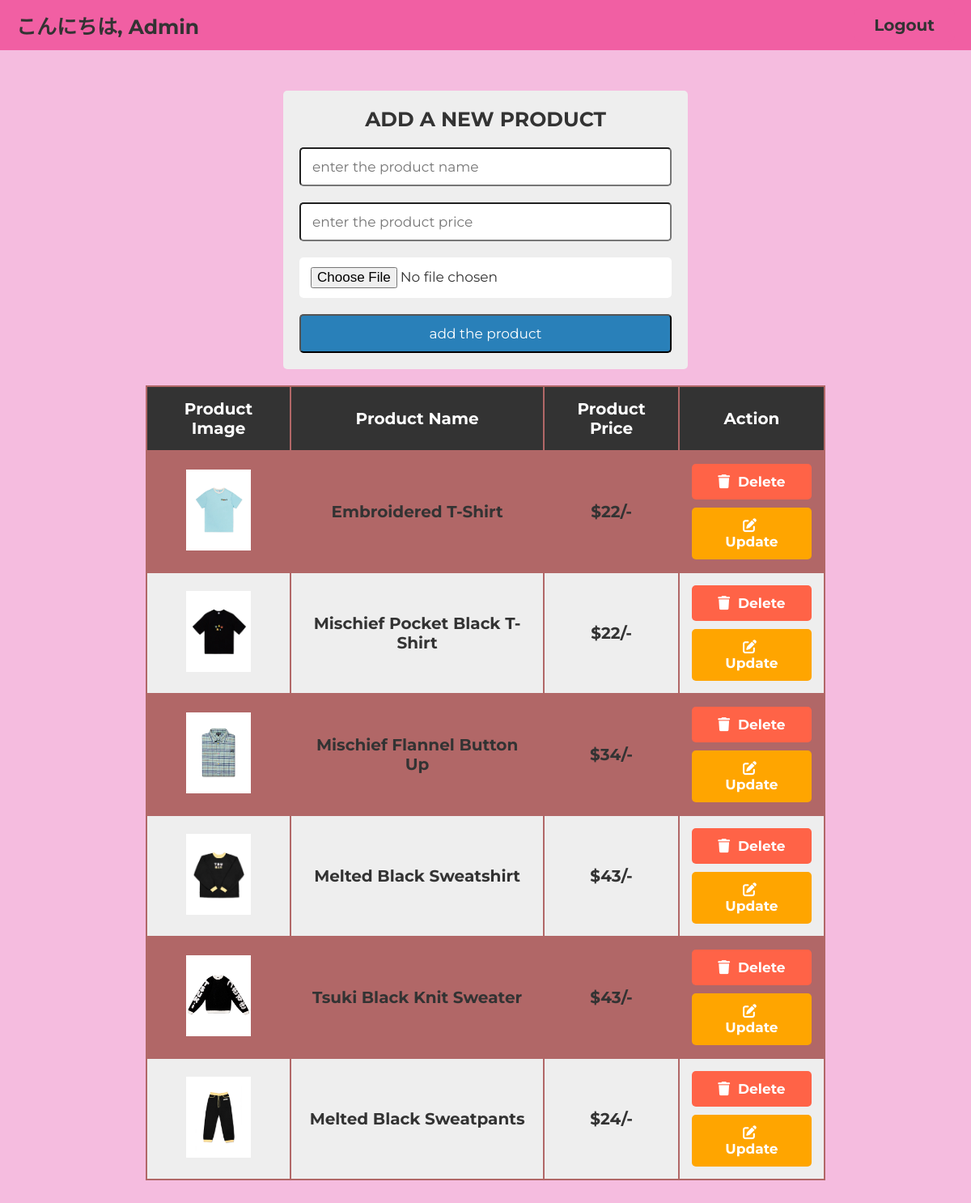
/admin.php (signed in), run on the app's committed database.
### tables this page shows
CREATE TABLE `products` (
  `id` int(255) NOT NULL,
  `name` varchar(255) NOT NULL,
  `price` varchar(255) NOT NULL,
  `image` varchar(255) NOT NULL
);

### admin.php (the view, shortened to what this page needs)
<?php
    include 'db_conn.php';
        if (isset($_SESSION['id']) && isset($_SESSION['user_name'])) {
?>
<!DOCTYPE html>
<html lang="en">
    <head>
        <link rel="stylesheet" href="style/admin.css">
        <link rel="stylesheet" href="https://stackpath.bootstrapcdn.com/font-awesome/4.7.0/css/font-awesome.min.css">
        <link rel="stylesheet" href="https://cdnjs.cloudflare.com/ajax/libs/font-awesome/6.2.1/css/all.min.css">
    </head>
    <body>
        <?php
            include 'header.php';
        ?>
        <div class="container">
            <section id="crud">
                <form action="" method="post" class="add-product-form" enctype="multipart/form-data">
                    <h3>Add a New Product</h3>
                    <input type="text" name="p_name" placeholder="enter the product name" class="box" required>
                    <input type="number" name="p_price" min="0" placeholder="enter the product price" class="box" required>
                    <input type="file" name="p_image" accept="image/png, image/jpg, image/jpeg" class="box" required>
                    <input type="submit" value="add the product" name="add_product" class="btn">
                </form>
            </section>
        </div>
        <section class="display-product-table">
            <table>
                <thead>
                    <th>Product Image</th>
                    <th>Product Name</th>
                    <th>Product Price</th>
                    <th>Action</th>
                </thead>
                <tbody>
                    <?php
                        $select_products = mysqli_query($conn, "SELECT * FROM products");
                        if (mysqli_num_rows($select_products) > 0) {
                            while ($row = mysqli_fetch_assoc($select_products)) {
                                ?>
                            <tr>
                                <td><img src="uploaded_img/<?php echo $row['image']; ?>" height="100" alt=""></td>
                                <td><?php echo $row['name']; ?></td>
                                <td>$<?php echo $row['price']; ?>/-</td>
                                <td>
                                    <a href="admin.php?delete=<?php echo $row['id']; ?>" class="delete-btn" onclick="return confirm('Are you sure you want to delete this?');"><i class="fas fa-trash"></i> Delete </a>
                                    <a href="admin.php?edit=<?php echo $row['id']; ?>" class="option-btn"><i class="fas fa-edit"></i> Update </a>
                                </td>
                            </tr>
                            <?php
                            };
                        }else{
                            echo "<div class='empty'>No Product Added</div>";
                        }
                    ?>
                </tbody>
            </table>
        </section>
    </body>
</html>
<?php
    }else {
        header("Location: login.php");
        exit();
    }
?>

### header.php
<header class="header">
    <div class="flex">
        <a href="#" class="logo">こんにちは, <?php echo $_SESSION['name']; ?> </a>
        <nav class="navbar">
            <button><a href="login.php">Logout</a></button>
        </nav>
    </div>
</header>

### style/admin.css (style rules this page uses)
:root { --blue: #2980b9; --red: tomato; --dgr: red; --orange: orange; --black: #333; --white: #fff; --pink: #f15fa3; --green: #37f713; --yellow: yellow; --bg-color: #eee; --box-shadow: 0 .5rem 1rem rgba(0,0,0,.1); --border: .1rem solid #999; }
body { background-color: rgb(245, 188, 223); }
* { margin: 0; padding: 0; box-sizing: border-box; font-family: "Montserrat", sans-serif; }
html { font-size: 62.5%; overflow-x: hidden; }
.container { max-width: 1200px; margin: 0 auto; }
#crud { padding: 2rem; }
.btn, .option-btn, .delete-btn { display: block; width: 100%; text-align: center; background-color: var(--blue); color: var(--white); font-size: 1.7rem; padding: 1.2rem 3rem; border-radius: 0.5rem; cursor: pointer; margin-top: 1rem; }
.option-btn i, .delete-btn i { padding-right: 0.5rem; }
.option-btn { background-color: var(--orange); }
.delete-btn { margin-top: 0; background-color: var(--red); }
.add-product-form { max-width: 50rem; background-color: var(--bg-color); border-radius: 0.5rem; padding: 2rem; margin: 0 auto; margin-top: 2rem; }
.add-product-form h3 { font-size: 2.5rem; margin-bottom: 1rem; color: var(--black); text-transform: uppercase; text-align: center; }
.add-product-form .box { text-transform: none; padding: 1.2rem 1.4rem; font-size: 1.7rem; color: var(--black); border-radius: 0.5rem; background-color: var(--white); margin: 1rem 0; width: 100%; }
.display-product-table table { width: 70%; text-align: center; margin: 0 auto; background-color: rgb(177, 103, 103); margin-bottom: 5rem; }
.display-product-table table tr:nth-child(even) { background-color: var(--bg-color); }
.display-product-table table tr td { padding: 1.5rem; font-size: 2rem; font-weight: bold; color: var(--black); }
.display-product-table table tr td:first-child { padding: 0; }
.display-product-table table thead th { padding: 1.5rem; font-size: 2rem; background-color: var(--black); color: var(--white); }
.header { background-color: var(--pink); position: -webkit-sticky; position: sticky; top: 0; left: 0; z-index: 1000; margin-bottom: 10px; }
.header .flex { display: flex; align-items: center; padding: 1rem 2rem; max-width: 1200px; margin: 0 auto; }
.header .flex .logo { margin-right: auto; font-size: 2.5rem; color: var(--black); font-weight: bold; }
.header .flex .navbar a { font-size: 2rem; color: var(--black); font-weight: bold; }
.header .flex button { background-color: #f15fa3; margin-left: 2rem; padding: 9px 25px; border: none; border-radius: 8px; transition: all 0.4s ease 0s; }
a { text-decoration: none; }

### data on the page
products: image (picture), name "Embroidered T-Shirt", price "22"
products: image (picture), name "Mischief Pocket Black T-Shirt", price "22"
products: image (picture), name "Mischief Flannel Button Up", price "34"
products: image (picture), name "Melted Black Sweatshirt", price "43"
products: image (picture), name "Tsuki Black Knit Sweater", price "43"
products: image (picture), name "Melted Black Sweatpants", price "24"

### other printed values
$_SESSION['name'] "Admin"
